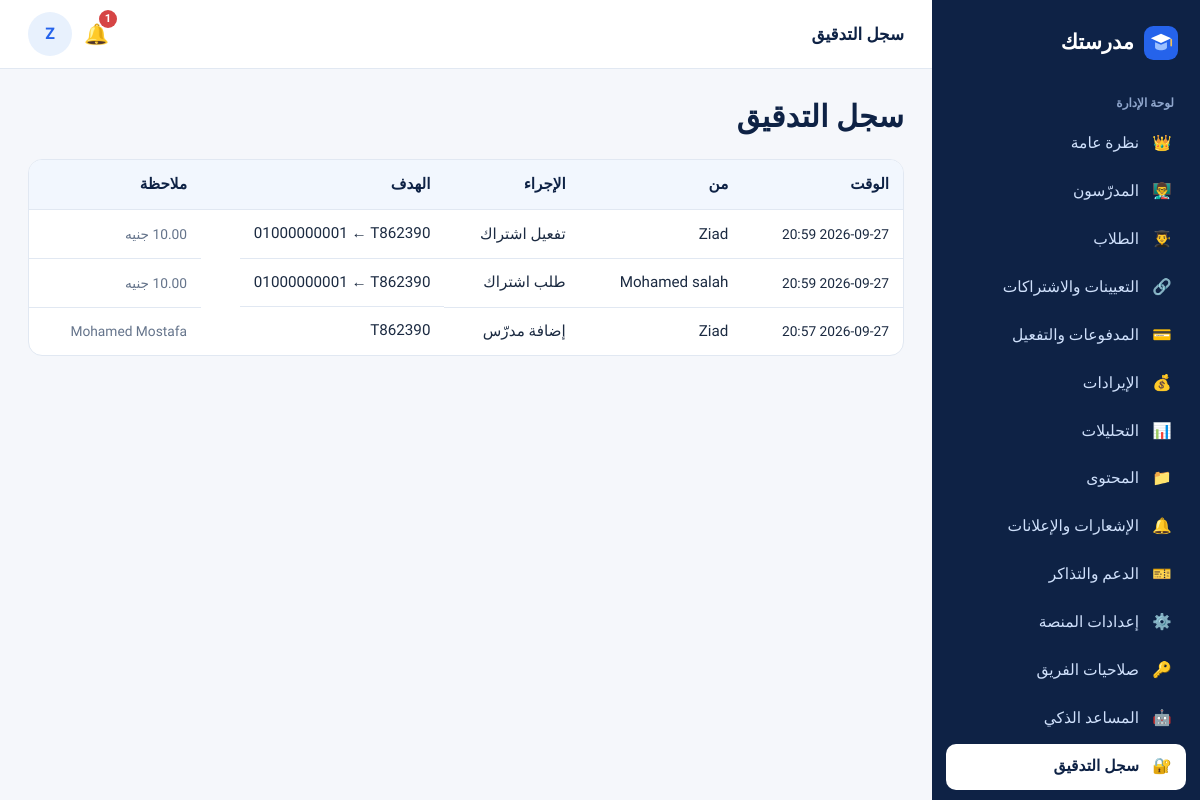
Page /owner/audit/ (signed in) on the committed database.
### accounts/models.py (models this page shows, shortened)
class SiteSetting(models.Model):
    platform_name = models.CharField("اسم المنصة", max_length=80, default="مدرستك")
    tagline = models.CharField("الشعار النصي", max_length=200, default="مساحتك التعليمية الكاملة مع مدرّسيك")
    wallet_number = models.CharField("رقم المحفظة لاستلام الاشتراكات", max_length=20, blank=True)
    wallet_holder = models.CharField("اسم صاحب المحفظة", max_length=100, blank=True)
    payment_instructions = models.TextField("تعليمات الدفع للطالب", blank=True,
                                            default="حوّل قيمة الاشتراك إلى المحفظة ثم ارفع صورة إيصال التحويل وسيتم تفعيل اشتراكك بعد المراجعة.")
    support_phone = models.CharField("هاتف الدعم", max_length=20, blank=True)
    support_email = models.EmailField("بريد الدعم", blank=True)
    default_monthly_price = models.DecimalField("السعر الافتراضي لاشتراك المدرّس الجديد", max_digits=8, decimal_places=2, default=10)
    groq_api_key = models.CharField("مفتاح Groq API (لتشغيل ميزات الذكاء الاصطناعي)", max_length=200, blank=True)
    anthropic_api_key = models.CharField("مفتاح Anthropic API (بديل عن Groq)", max_length=200, blank=True)
    privacy_text = models.TextField("سياسة الخصوصية", blank=True)
    terms_text = models.TextField("الشروط والأحكام", blank=True)
    registration_open = models.BooleanField("فتح تسجيل الطلاب الجدد", default=True)
    names_in_english = models.BooleanField("تحويل أسماء المسجّلين الجدد إلى الإنجليزية تلقائيًا", default=True)
    staff_permissions = models.JSONField("صلاحيات فريق الإدارة", default=dict, blank=True)
    @classmethod
    def get(cls):
        obj, _ = cls.objects.get_or_create(pk=1)
        return obj

class User(AbstractBaseUser, PermissionsMixin):
    ROLES = [("student", "طالب"), ("teacher", "مدرّس"), ("owner", "مالك المنصة"), ("staff", "فريق الإدارة")]
    STAFF_ROLES = [("support", "دعم فني"), ("finance", "مالية"), ("content", "مسؤول محتوى")]
    phone = models.CharField("رقم الهاتف", max_length=11, unique=True, validators=[phone_validator])
    full_name = models.CharField("الاسم الكامل", max_length=150)
    name_ar = models.CharField("الاسم بالعربية (كما سُجّل)", max_length=150, blank=True)
    role = models.CharField("الدور", max_length=10, choices=ROLES, default="student")
    staff_role = models.CharField("صلاحية الفريق", max_length=10, choices=STAFF_ROLES, blank=True)
    is_active = models.BooleanField("مفعّل", default=True)
    is_staff = models.BooleanField(default=False)
    date_joined = models.DateTimeField(default=timezone.now)
    objects = UserManager()
    USERNAME_FIELD = "phone"
    REQUIRED_FIELDS = ["full_name"]
    class Meta:
        verbose_name = "مستخدم"
    @property
    def first_name(self):
        return (self.full_name or "").split(" ")[0]
    @property
    def is_student(self):
        return self.role == "student"
    @property
    def is_teacher(self):
        return self.role == "teacher"

class AuditLog(models.Model):
    actor = models.ForeignKey(User, null=True, blank=True, on_delete=models.SET_NULL, related_name="audit_logs")
    action = models.CharField(max_length=120)
    target = models.CharField(max_length=200, blank=True)
    detail = models.TextField(blank=True)
    ip = models.GenericIPAddressField(null=True, blank=True)
    created_at = models.DateTimeField(auto_now_add=True)
    class Meta:
        ordering = ["-created_at"]

### owner/views.py (the view)
# urls.py: path("audit/", v.audit_log, name="audit"),
@owner_required("settings")
def audit_log(request):
    page, qstr = paginate(request, AuditLog.objects.select_related("actor"), 40)
    return render(request, "owner/audit.html", {"page": page, "qs": qstr})

### accounts/context_processors.py (called while the page is built)
def site(request):
    return {"site": SiteSetting.get()}

def _item(label, icon, url, section=None, exact=False):
    return {"label": label, "icon": icon, "url": url, "section": section, "exact": exact}

### accounts/pagination.py (called while the page is built)
def paginate(request, qs, per=20):
    page = Paginator(qs, per).get_page(request.GET.get("page"))
    params = request.GET.copy()
    params.pop("page", None)
    qs_str = params.urlencode()
    return page, (qs_str + "&") if qs_str else ""

### uikit/context_processors.py (called while the page is built, shortened)
def ui(request):
    ctx = {"ICONS": ICONS}
    u = getattr(request, "user", None)
    if not u or not u.is_authenticated:
        return ctx
    p = request.path
    return ctx

### templates/owner/audit.html (shortened to what this page needs)
{% extends "owner/base.html" %}
{% block topbar_title %}سجل التدقيق{% endblock %}
{% block content %}
<div class="pagehead"><h1>سجل التدقيق</h1></div>
<div class="tablewrap"><table class="t"><thead><tr><th>الوقت</th><th>من</th><th>الإجراء</th><th>الهدف</th><th>ملاحظة</th></tr></thead><tbody>
{% for a in page %}<tr><td class="small">{{ a.created_at|date:"Y-m-d H:i" }}</td><td>{{ a.actor.full_name|default:"—" }}</td><td>{{ a.action }}</td><td class="ltr">{{ a.target }}</td><td class="small muted">{{ a.detail }}</td></tr>{% empty %}<tr><td colspan="5" class="center muted">لا يوجد سجل بعد.</td></tr>{% endfor %}
</tbody></table></div>
{% endblock %}

### templates/dash_base.html (shortened to what this page needs)
{% extends "base.html" %}
{% block body %}
<div class="app">
  <aside class="sidebar" id="sidebar" aria-label="القائمة الجانبية">
    <a class="brand" href="{% if user.is_student %}{% url 'student:home' %}{% else %}{% url 'go' %}{% endif %}">{% include "partials/logo.html" %}<span>{{ site.platform_name }}</span></a>
    <div class="sec">{% if user.role == 'student' %}حسابي{% elif user.role == 'teacher' %}لوحة المدرّس{% else %}لوحة الإدارة{% endif %}</div>
    {% for i in nav %}<a class="nav {% if i.active %}active{% endif %}" href="{{ i.url }}"><span class="ic">{{ i.icon }}</span>{{ i.label }}</a>{% endfor %}
  </aside>
  <div class="main">
    <header class="topbar">
      <div class="title">{% block topbar_title %}{% endblock %}</div>
      {% if user.is_student %}<a class="bell" href="{% url 'student:notifications' %}" aria-label="الإشعارات">🔔{% if unread_count %}<span class="dot">{{ unread_count }}</span>{% endif %}</a>
      {% else %}<a class="bell" href="{% if user.is_teacher %}{% url 'teacher:messages' %}{% else %}{% url 'owner:tickets' %}{% endif %}" aria-label="تنبيهات">🔔{% if unread_count %}<span class="dot">{{ unread_count }}</span>{% endif %}</a>{% endif %}
      <span class="avatar" title="{{ user.full_name }}">{{ user.first_name|slice:":1" }}</span>
    </header>
    <div class="content">
      {% block content %}{% endblock %}
    </div>
  </div>
</div>
{% endblock %}

### static/css/app.css (style rules this page uses)
:root { --navy:#0e2245; --navy-2:#16305d; --blue:#2563eb; --blue-d:#1d4fc4; --sky:#e8f1fd; --sky-2:#f2f7fe; --teal:#0f9d8f; --teal-l:#e0f5f2; --purple:#6d5bd0; --purple-l:#efecfb; --gold:#c9962b; --gold-l:#fbf3e0; --red:#d64545; --red-l:#fdeaea; --green:#1f9d61; --green-l:#e4f6ec; --amber:#d98a10; --amber-l:#fdf1dc; --bg:#f5f7fb; --card:#fff; --text:#1b2a41; --muted:#65748b; --line:#e1e8f2; --shadow:0 1px 2px rgba(14,34,69,.05),0 6px 18px rgba(14,34,69,.05); --r:14px; --sidebar:268px; }
* { box-sizing:border-box }
html { scroll-behavior:smooth }
body { margin:0;background:var(--bg);color:var(--text);font-family:"Tajawal","Segoe UI",Tahoma,Arial,sans-serif;font-size:16px;line-height:1.8;-webkit-font-smoothing:antialiased }
a { color:var(--blue);text-decoration:none }
h1,h2,h3,h4 { line-height:1.45;margin:0 0 .5em;color:var(--navy);font-weight:800 }
h1 { font-size:1.9rem }
.muted { color:var(--muted) }
.small { font-size:.86rem }
.ltr { direction:ltr;unicode-bidi:embed;display:inline-block }
.tablewrap { overflow-x:auto;border:1px solid var(--line);border-radius:var(--r);background:#fff }
table.t { width:100%;border-collapse:collapse;font-size:.95rem }
table.t th { background:var(--sky-2);color:var(--navy);text-align:start;padding:11px 14px;font-weight:700;white-space:nowrap;border-bottom:1px solid var(--line) }
table.t td { padding:10px 14px;border-bottom:1px solid var(--line);vertical-align:middle }
table.t tr:last-child td { border-bottom:0 }
.app { display:grid;grid-template-columns:var(--sidebar) minmax(0,1fr);min-height:100vh }
.sidebar { background:var(--navy);color:#cfe0fb;position:sticky;top:0;height:100vh;overflow-y:auto;padding:18px 14px;display:flex;flex-direction:column;gap:2px }
.brand { display:flex;align-items:center;gap:10px;color:#fff;font-weight:800;font-size:1.3rem;padding:6px 8px 16px;text-decoration:none }
.sidebar .sec { font-size:.75rem;color:#8fa6cc;padding:14px 12px 4px;font-weight:700 }
.sidebar a.nav { display:flex;align-items:center;gap:11px;padding:9px 12px;border-radius:10px;color:#cfe0fb;font-weight:500;text-decoration:none;font-size:.97rem }
.sidebar a.nav.active { background:#fff;color:var(--navy);font-weight:800 }
.sidebar a.nav .ic { width:24px;text-align:center }
.main { min-width:0;display:flex;flex-direction:column }
.topbar { display:flex;align-items:center;gap:12px;padding:12px 28px;background:#fff;border-bottom:1px solid var(--line);position:sticky;top:0;z-index:20 }
.topbar .title { font-weight:800;color:var(--navy);font-size:1.05rem }
.content { padding:26px 28px 60px;max-width:1240px;width:100% }
.pagehead { display:flex;align-items:flex-start;justify-content:space-between;gap:14px;flex-wrap:wrap;margin-bottom:20px }
.pagehead h1 { margin:0 }
.bell { position:relative;font-size:1.25rem;text-decoration:none }
.bell .dot { position:absolute;top:-6px;inset-inline-start:-8px;background:var(--red);color:#fff;border-radius:99px;font-size:.7rem;min-width:18px;text-align:center;padding:0 4px;line-height:18px;font-weight:700 }
.avatar { width:44px;height:44px;border-radius:50%;background:var(--sky);color:var(--blue);display:grid;place-items:center;font-weight:800;object-fit:cover;flex:none }

### rows in the picture
SiteSetting: platform_name "مدرستك"
User: first_name "Z"
AuditLog: created_at "2026-09-27 20:59", actor.full_name "Ziad", action "تفعيل اشتراك", target "01000000001 ← T862390", detail "10.00 جنيه"
AuditLog: created_at "2026-09-27 20:59", actor.full_name "Mohamed salah", action "طلب اشتراك", target "01000000001 ← T862390", detail "10.00 جنيه"
AuditLog: created_at "2026-09-27 20:57", actor.full_name "Ziad", action "إضافة مدرّس", target "T862390", detail "Mohamed Mostafa"

### other values in the picture
{{ i.icon }} "👑" "👨‍🏫" "👨‍🎓" "🔗" "💳" "💰" "📊" "📁" "🔔" "🎫" "⚙️" "🔑" "🤖" "🔐"
{{ i.label }} "نظرة عامة" "المدرّسون" "الطلاب" "التعيينات والاشتراكات" "المدفوعات والتفعيل" "الإيرادات" "التحليلات" "المحتوى" "الإشعارات والإعلانات" "الدعم والتذاكر" "إعدادات المنصة" "صلاحيات الفريق" "المساعد الذكي" "سجل التدقيق"
{{ unread_count }} "1"
